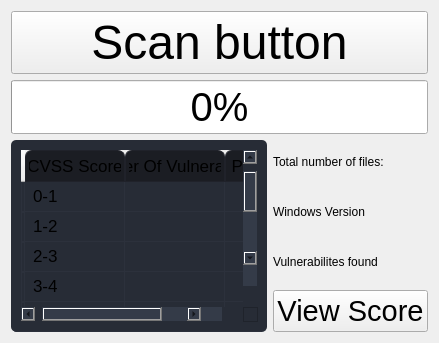
                  <widget class="QWidget" name="page_scan">
                   <layout class="QVBoxLayout" name="verticalLayout_7">
                    <item>
                     <widget class="QPushButton" name="btn_scan">
                      <property name="font">
                       <font>
                        <pointsize>36</pointsize>
                       </font>
                      </property>
                      <property name="text">
                       <string>Scan button</string>
                      </property>
                     </widget>
                    </item>
                    <item>
                     <widget class="QProgressBar" name="ScanProgressBar">
                      <property name="font">
                       <font>
                        <pointsize>30</pointsize>
                       </font>
                      </property>
                      <property name="value">
                       <number>0</number>
                      </property>
                      <property name="textDirection">
                       <enum>QProgressBar::TopToBottom</enum>
                      </property>
                     </widget>
                    </item>
                    <item>
                     <layout class="QHBoxLayout" name="horizontalLayout_9">
                      <item>
                       <widget class="QTableWidget" name="tableWidget">
                        <property name="font">
                         <font>
                          <pointsize>13</pointsize>
                         </font>
                        </property>
                        <property name="styleSheet">
                         <string notr="true">QTableWidget {	
	background-color: rgb(39, 44, 54);
	padding: 10px;
	border-radius: 5px;
	gridline-color: rgb(44, 49, 60);
	border-bottom: 1px solid rgb(44, 49, 60);
}
QTableWidget::item{
	border-color: rgb(44, 49, 60);
	padding-left: 5px;
	padding-right: 5px;
	gridline-color: rgb(44, 49, 60);
}
QTableWidget::item:selected{
	background-color: rgb(85, 170, 255);
}
QScrollBar:horizontal {
    border: none;
    background: rgb(52, 59, 72);
    height: 14px;
    margin: 0px 21px 0 21px;
	border-radius: 0px;
}
 QScrollBar:vertical {
	border: none;
    background: rgb(52, 59, 72);
    width: 14px;
    margin: 21px 0 21px 0;
	border-radius: 0px;
 }
QHeaderView::section{
	Background-color: rgb(39, 44, 54);
	max-width: 30px;
	border: 1px solid rgb(44, 49, 60);
	border-style: none;
    border-bottom: 1px solid rgb(44, 49, 60);
    border-right: 1px solid rgb(44, 49, 60);
}
QTableWidget::horizontalHeader {	
	background-color: rgb(81, 255, 0);
}
QHeaderView::section:horizontal
{
    border: 1px solid rgb(32, 34, 42);
	background-color: rgb(27, 29, 35);
	padding: 3px;
	border-top-left-radius: 7px;
    border-top-right-radius: 7px;
}
QHeaderView::section:vertical
{
    border: 1px solid rgb(44, 49, 60);
}
</string>
                        </property>
                        <row>
                         <property name="text">
                          <string/>
                         </property>
                        </row>
                        <row>
                         <property name="text">
                          <string/>
                         </property>
                        </row>
                        <row>
                         <property name="text">
                          <string/>
                         </property>
                        </row>
                        <row>
                         <property name="text">
                          <string/>
                         </property>
                        </row>
                        <row>
                         <property name="text">
                          <string/>
                         </property>
                        </row>
                        <row>
                         <property name="text">
                          <string/>
                         </property>
                        </row>
                        <row>
                         <property name="text">
                          <string/>
                         </property>
                        </row>
                        <row>
                         <property name="text">
                          <string/>
                         </property>
                        </row>
                        <row>
                         <property name="text">
                          <string/>
                         </property>
                        </row>
                        <row>
                         <property name="text">
                          <string/>
                         </property>
                        </row>
                        <row>
                         <property name="text">
                          <string/>
                         </property>
                        </row>
                        <column>
                         <property name="text">
                          <string>CVSS Score</string>
                         </property>
                        </column>
                        <column>
                         <property name="text">
                          <string>Number Of Vulnerabilities</string>
                         </property>
                        </column>
                        <column>
                         <property name="text">
                          <string>Percentage</string>
                         </property>
                        </column>
                        <item row="0" column="0">
                         <property name="text">
                          <string>0-1</string>
                         </property>
                        </item>
                        <item row="1" column="0">
                         <property name="text">
                          <string>1-2</string>
                         </property>
                        </item>
                        <item row="2" column="0">
                         <property name="text">
                          <string>2-3</string>
                         </property>
                        </item>
                        <item row="3" column="0">
                         <property name="text">
                          <string>3-4</string>
                         </property>
                        </item>
                        <item row="4" column="0">
                         <property name="text">
                          <string>4-5</string>
                         </property>
                        </item>
                        <item row="5" column="0">
                         <property name="text">
                          <string>5-6</string>
                         </property>
                        </item>
                        <item row="6" column="0">
                         <property name="text">
                          <string>6-7</string>
                         </property>
                        </item>
                        <item row="7" column="0">
                         <property name="text">
                          <string>7-8</string>
                         </property>
                        </item>
                        <item row="8" column="0">
                         <property name="text">
                          <string>8-9</string>
                         </property>
                        </item>
                        <item row="9" column="0">
                         <property name="text">
                          <string>9-10</string>
                         </property>
                        </item>
                        <item row="10" column="0">
                         <property name="text">
                          <string>total</string>
                         </property>
                        </item>
                       </widget>
                      </item>
                      <item>
                       <layout class="QVBoxLayout" name="verticalLayout_8">
                        <item>
                         <widget class="QLabel" name="label_2">
                          <property name="enabled">
                           <bool>true</bool>
                          </property>
                          <property name="text">
                           <string>Total number of files:</string>
                          </property>
                          <property name="alignment">
                           <set>Qt::AlignLeading|Qt::AlignLeft|Qt::AlignVCenter</set>
                          </property>
                         </widget>
                        </item>
                        <item>
                         <widget class="QLabel" name="label_3">
                          <property name="text">
                           <string>Windows Version</string>
                          </property>
                         </widget>
                        </item>
                        <item>
                         <widget class="QLabel" name="label_4">
                          <property name="text">
                           <string>Vulnerabilites found</string>
                          </property>
                         </widget>
                        </item>
                        <item>
                         <widget class="QPushButton" name="btn_viewscore">
                          <property name="font">
                           <font>
                            <pointsize>22</pointsize>
                           </font>
                          </property>
                          <property name="text">
                           <string>View Score</string>
                          </property>
                         </widget>
                        </item>
                       </layout>
                      </item>
                     </layout>
                    </item>
                   </layout>
                  </widget>
